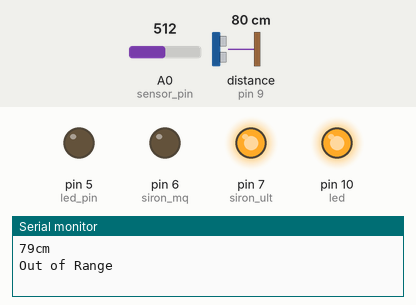
This sketch was run on a simulated Arduino Uno, built with avr-gcc and run on an emulated ATmega328P. Shown: output pins drawn as LEDs (lit = HIGH), the last lines printed to the serial monitor. Wiring (inferred from the names in the program): ultrasonic range finder: trigger pin 8; echo pin 9. The inputs (shaded band) are chosen by the test bench; at power-on: A0 (sensor_pin) = 512, distance to the obstacle (sensor on pin 9) 80 cm. The echo pulse lasts 58.3 µs per cm; pins used as bus, display or sensor lines are not drawn.

Above: at 0.1 s.
At 0.6 s:
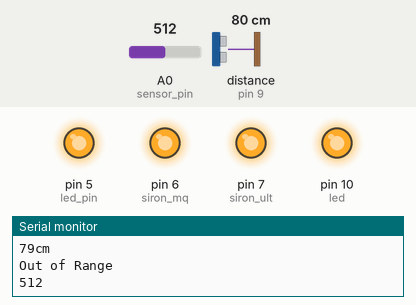
Timing chart, 0 to 2.1 s (numbered marks = the images above):
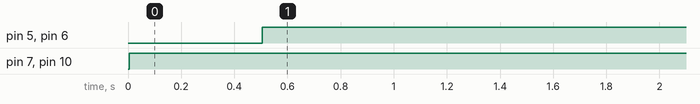

The sketch:

final_code.ino
```cpp
// pin are defined for mq2

int led_pin = 5;
int sensor_pin = A0;
int siron_mq = 6;


// Pin are defined for ultrasonic

int siron_ult = 7;
#define trigPin 8
#define echoPin 9
#define led 10

// code

void setup(){

  //code for ultrasonic

  Serial.begin (9600);
  pinMode (trigPin, OUTPUT);
  pinMode (echoPin, INPUT);
  pinMode (led, OUTPUT);
  pinMode(siron_ult, OUTPUT);

 // code for mq2

 Serial.begin(9600);
 pinMode(led_pin, OUTPUT);
 pinMode(siron_mq, OUTPUT);
 pinMode(sensor_pin, INPUT);
}

void loop(){

  // code for ultrasonic

  long duration, distance;
  digitalWrite(trigPin, LOW);
  delayMicroseconds(2);
  digitalWrite(trigPin, HIGH);
  delayMicroseconds(10);
  digitalWrite(trigPin, LOW);
  duration = pulseIn(echoPin, HIGH);
  distance = (duration/2) / 29.1;
  if (distance > 50){
      digitalWrite(led,HIGH);
      digitalWrite(siron_ult,HIGH);
      Serial.print(distance);
      Serial.println("cm");
      Serial.println("Out of Range");
  }
  delay(500);

  //code of ultrasonic finished.

   // code of mq2 starts

  int sensor_pin = analogRead(sensor_pin);
  Serial.println(sensor_pin);
  if(sensor_pin >= 32){
    digitalWrite(led_pin, HIGH);
    digitalWrite(siron_mq, HIGH);
  }
  else{
    digitalWrite(led_pin, LOW);
    digitalWrite(siron_mq, LOW);
  }
  delay(1000);
}
```

Measured:
- by itself, pin 5 (led_pin), pin 6 (siron_mq): LOW → HIGH at 0.51 s
- by itself, pin 7 (siron_ult), pin 10 (led): LOW → HIGH at 0.01 s
